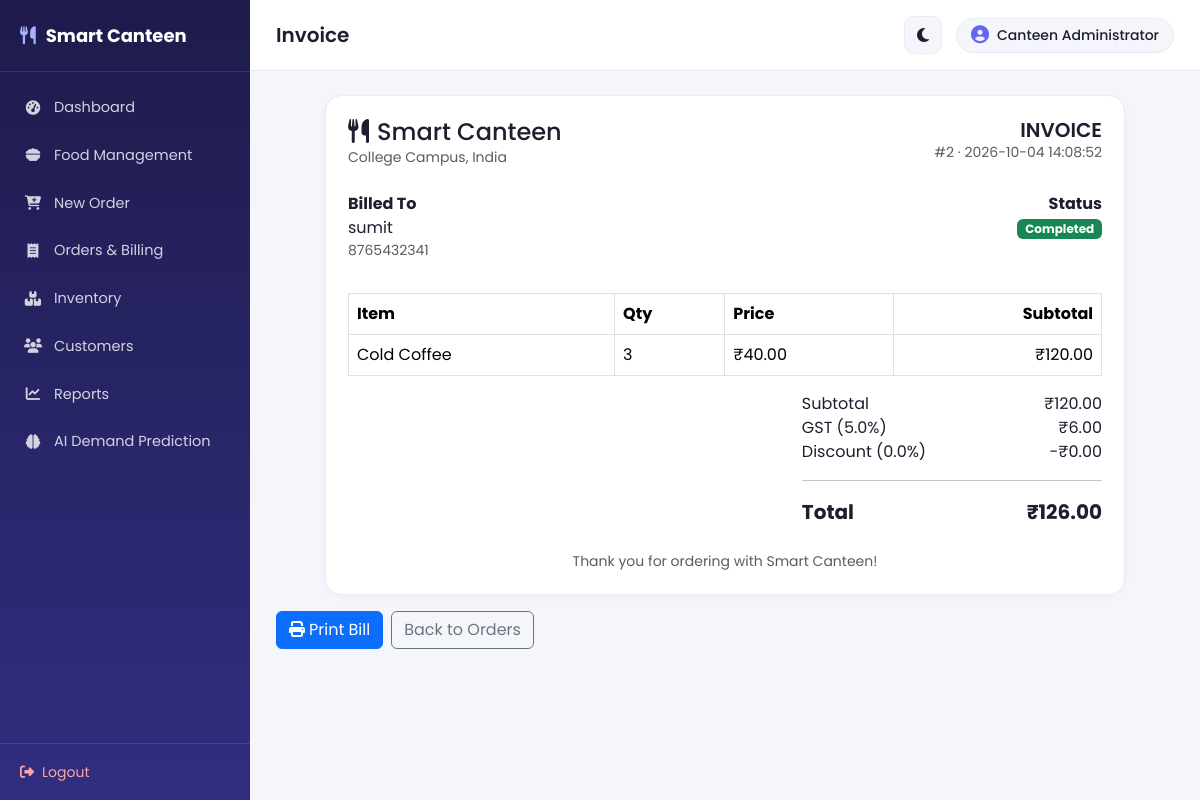
Screenshot of /bill/2 (signed in) with the database file from the repository.
### tables this page shows
CREATE TABLE orders (
    id INTEGER PRIMARY KEY AUTOINCREMENT,
    customer_id INTEGER NOT NULL,
    order_date TEXT NOT NULL,
    order_time TEXT NOT NULL,
    total_amount REAL DEFAULT 0,
    status TEXT DEFAULT 'Completed',
    FOREIGN KEY (customer_id) REFERENCES customers(id)
);

CREATE TABLE customers (
    id INTEGER PRIMARY KEY AUTOINCREMENT,
    name TEXT NOT NULL,
    phone TEXT UNIQUE,
    email TEXT
);

CREATE TABLE order_items (
    id INTEGER PRIMARY KEY AUTOINCREMENT,
    order_id INTEGER NOT NULL,
    food_id INTEGER NOT NULL,
    food_name TEXT NOT NULL,
    quantity INTEGER NOT NULL,
    price_each REAL NOT NULL,
    FOREIGN KEY (order_id) REFERENCES orders(id),
    FOREIGN KEY (food_id) REFERENCES food(id)
);

CREATE TABLE bills (
    id INTEGER PRIMARY KEY AUTOINCREMENT,
    order_id INTEGER NOT NULL UNIQUE,
    subtotal REAL NOT NULL,
    gst_percent REAL DEFAULT 5,
    gst_amount REAL DEFAULT 0,
    discount_percent REAL DEFAULT 0,
    discount_amount REAL DEFAULT 0,
    final_total REAL NOT NULL,
    created_at TEXT NOT NULL,
    FOREIGN KEY (order_id) REFERENCES orders(id)
);

### app.py (the view)
@app.route("/bill/<int:order_id>")
@login_required
def bill_view(order_id):
    db = get_db()
    order = db.execute(
        "SELECT o.*, c.name AS customer_name, c.phone FROM orders o "
        "JOIN customers c ON c.id = o.customer_id WHERE o.id=?", (order_id,)
    ).fetchone()
    items = db.execute("SELECT * FROM order_items WHERE order_id=?", (order_id,)).fetchall()
    bill = db.execute("SELECT * FROM bills WHERE order_id=?", (order_id,)).fetchone()
    db.close()
    return render_template("bill.html", order=order, items=items, bill=bill)

### app.py (called while the page is built)
def login_required(f):
    @wraps(f)
    def wrapper(*args, **kwargs):
        if "admin_id" not in session:
            flash("Please log in to continue.", "warning")
            return redirect(url_for("login"))
        return f(*args, **kwargs)
    return wrapper

@app.context_processor
def inject_globals():
    return {"now": datetime.now()}

### db.py (called while the page is built)
def get_db():
    conn = sqlite3.connect(DB_PATH)
    conn.row_factory = sqlite3.Row
    conn.execute("PRAGMA foreign_keys = ON")
    return conn

### templates/bill.html (shortened to what this page needs)
{% extends "base.html" %}
{% block page_title %}Invoice{% endblock %}
{% block content %}
<div class="panel invoice-box" id="invoiceBox">
  <div class="d-flex justify-content-between align-items-start mb-4">
    <div>
      <h4 class="mb-0"><i class="fa-solid fa-utensils me-2"></i>Smart Canteen</h4>
      <p class="text-muted small mb-0">College Campus, India</p>
    </div>
    <div class="text-end">
      <h5 class="mb-0">INVOICE</h5>
      <p class="text-muted small mb-0">#{{ order.id }} &middot; {{ order.order_date }} {{ order.order_time }}</p>
    </div>
  </div>
  <div class="row mb-3">
    <div class="col-6">
      <p class="mb-0 fw-bold">Billed To</p>
      <p class="mb-0">{{ order.customer_name }}</p>
      <p class="text-muted small">{{ order.phone }}</p>
    </div>
    <div class="col-6 text-end">
      <p class="mb-0 fw-bold">Status</p>
      <span class="badge bg-success">{{ order.status }}</span>
    </div>
  </div>
  <table class="table table-bordered">
    <thead><tr><th>Item</th><th>Qty</th><th>Price</th><th class="text-end">Subtotal</th></tr></thead>
    <tbody>
    {% for item in items %}
      <tr><td>{{ item.food_name }}</td><td>{{ item.quantity }}</td><td>₹{{ '%.2f'|format(item.price_each) }}</td>
      <td class="text-end">₹{{ '%.2f'|format(item.quantity * item.price_each) }}</td></tr>
    {% endfor %}
    </tbody>
  </table>
  <div class="row justify-content-end">
    <div class="col-md-5">
      <div class="d-flex justify-content-between"><span>Subtotal</span><span>₹{{ '%.2f'|format(bill.subtotal) }}</span></div>
      <div class="d-flex justify-content-between"><span>GST ({{ bill.gst_percent }}%)</span><span>₹{{ '%.2f'|format(bill.gst_amount) }}</span></div>
      <div class="d-flex justify-content-between"><span>Discount ({{ bill.discount_percent }}%)</span><span>-₹{{ '%.2f'|format(bill.discount_amount) }}</span></div>
      <hr>
      <div class="d-flex justify-content-between fs-5 fw-bold"><span>Total</span><span>₹{{ '%.2f'|format(bill.final_total) }}</span></div>
    </div>
  </div>
  <p class="text-center text-muted small mt-4 mb-0">Thank you for ordering with Smart Canteen!</p>
</div>
<div class="d-flex gap-2 mt-3 no-print">
  <button class="btn btn-primary" onclick="window.print()"><i class="fa-solid fa-print me-1"></i>Print Bill</button>
  <a href="{{ url_for('orders_list') }}" class="btn btn-outline-secondary">Back to Orders</a>
</div>
{% endblock %}

### static/css/style.css (style rules this page uses)
:root { --sidebar-w: 250px; --primary: #6366f1; --primary-dark: #4f46e5; --bg: #f5f6fb; --panel-bg: #ffffff; --text: #1e1f2e; --text-muted: #6b7280; --border: #e9eaf2; }
* { box-sizing: border-box; }
body { font-family: 'Poppins', sans-serif; background: var(--bg); color: var(--text); margin: 0; transition: background .25s ease, color .25s ease; }
.panel { background: var(--panel-bg); border: 1px solid var(--border); border-radius: 16px; padding: 22px; box-shadow: 0 2px 10px rgba(20,20,50,0.03); }
.panel h5, .panel h6 { font-weight:600; }
.table { color: var(--text); vertical-align: middle; }
.invoice-box { max-width: 800px; margin: 0 auto; }

### rows the page displays
orders: id "2", order_date "2026-10-04", order_time "14:08:52", status "Completed"
customers: customer_name "sumit", phone "8765432341"
order_items: food_name "Cold Coffee", quantity "3", price_each "40.00", item.quantity*item.price_each "120.00"
bills: subtotal "120.00", gst_percent "5.0", gst_amount "6.00", discount_percent "0.0", discount_amount "0.00", final_total "126.00"

### other values shown
{{ session.get('admin_name', 'Admin') }} "Canteen Administrator"
